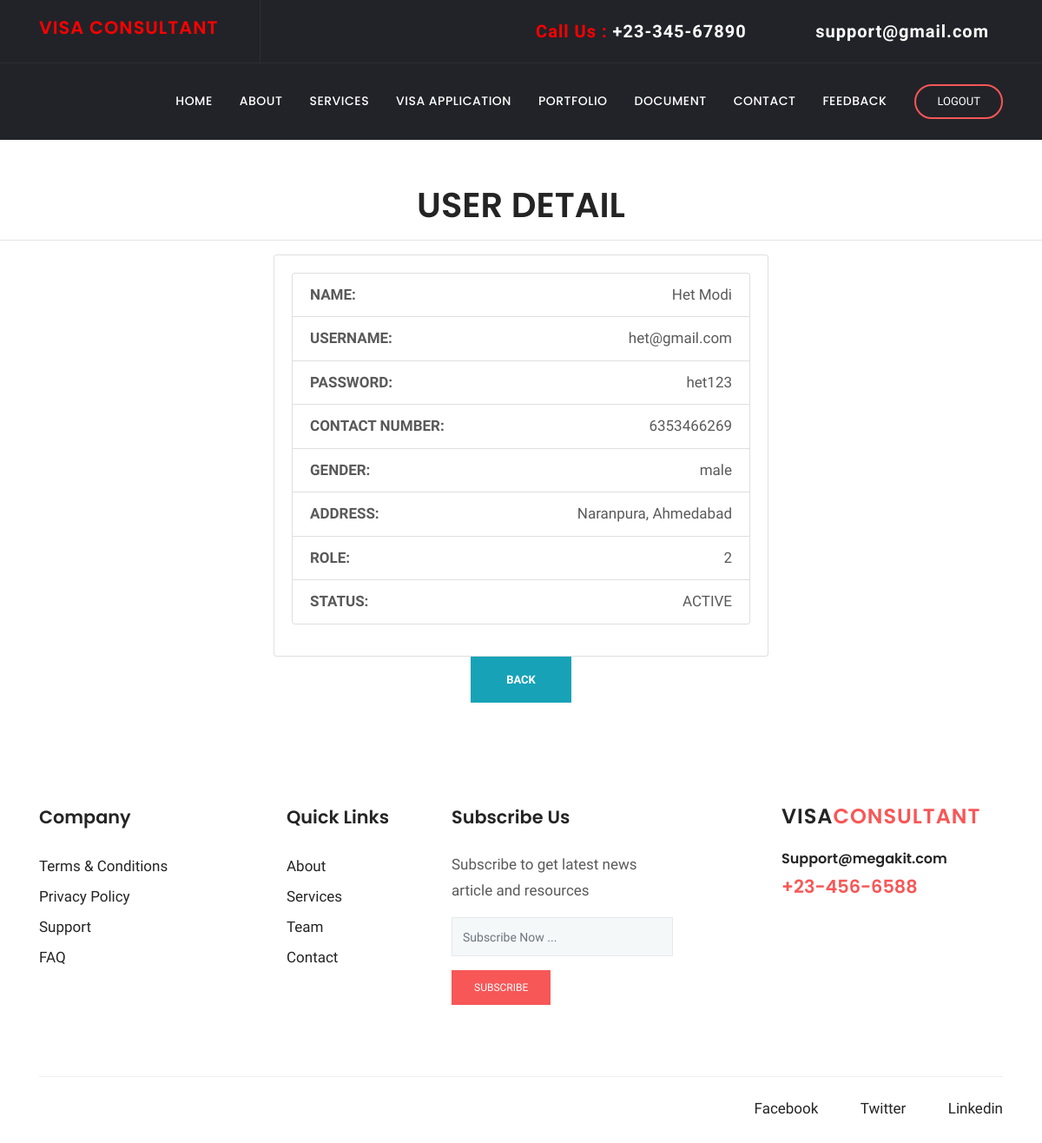
The page /client/detail/1 on the database its author committed.
### client/models.py (models this page shows, shortened)
class user(models.Model):
    EMAIL_ID=models.CharField(max_length=25, null=True, blank=True)
    PHONE_NO=models.IntegerField(null=True, blank=True)
    PASSWORD=models.CharField(max_length=25, null=True, blank=True)
    NAME=models.CharField(max_length=25, null=True, blank=True)
    choice1=(
        ('male','male'),
        ('female','female'),
        ('other','other')
    )
    GENDER=models.CharField(max_length=25,choices=choice1, null=True, blank=True)
    ADDRESS=models.TextField(max_length=25, null=True, blank=True)
    ROLE=models.IntegerField(null=True, blank=True)
    choice2=(
        ('ACTIVE','ACTIVE'),
        ('INACTIVE','INACTIVE')
    )
    STATUS=models.CharField(max_length=25,choices=choice2, null=True, blank=True)

### client/views.py (the view)
# urls.py: path("detail/<int:pk>", DetailUserView.as_view(), name="user-detail"),
class DetailUserView(DetailView):
    model = user
    fields = '__all__'
    success_url = '/client/view'

### client/templates/client/user_detail.html (shortened to what this page needs)
{% load static %}
{% block css %}
      <link rel="stylesheet" href="{% static 'plugins/bootstrap/css/bootstrap.min.css' %}">
      <link rel="stylesheet" href="{% static 'plugins/themify/css/themify-icons.css' %}">
      <link rel="stylesheet" href="{% static 'plugins/fontawesome/css/all.css' %}">
      <link rel="stylesheet" href="{% static 'plugins/magnific-popup/dist/magnific-popup.css' %}">
      <link rel="stylesheet" href="{% static 'plugins/slick-carousel/slick/slick.css' %}">
      <link rel="stylesheet" href="{% static 'plugins/slick-carousel/slick/slick-theme.css' %}">
      <link rel="stylesheet" href="{% static 'css/style.css' %}">
{% endblock %}
{% block body %}
<header class="navigation">
	<div class="header-top ">
		<div class="container">
			<div class="row justify-content-between align-items-center">
				<div class="col-lg-3 col-md-3">
					<div class="header-top-socials text-left text-lg-left text-md-left">
                        <div>
                          <a class="navbar-brand" href="{% url 'index' %}">
                            <span>
                                <h4 STYLE="color: red">VISA CONSULTANT</h4>
                            </span>
                          </a>
                        </div>
					</div>
				</div>
				<div class="col-lg-8 col-md-8 text-center text-lg-right text-md-right">
					<div class="header-top-info">
						<a href="tel:+23-345-67890" class="navbar-brand" style="color: red">Call Us : <span>+23-345-67890</span></a>
						<a href="mailto:support@gmail.com" class="navbar-brand" style="color: red"><i class="fa fa-envelope mr-2"></i><span>support@gmail.com</span></a>
					</div>
				</div>
			</div>
		</div>
	</div>
	<nav class="navbar navbar-expand-lg  py-4" id="navbar">
		<div class="container">
		  <div class="collapse navbar-collapse text-center" id="navbarsExample09">
			<ul class="navbar-nav ml-auto">
			  <li class="nav-item active">
				<a class="nav-link" href="{% url 'index' %}">Home <span class="sr-only">(current)</span></a>
			  </li>
			  <li class="nav-item dropdown">
					<a class="nav-link dropdown-toggle" href="{% url 'about' %}" id="dropdown03" data-toggle="dropdown" aria-haspopup="true" aria-expanded="false">About</a>
			  </li>
			   <li class="nav-item dropdown">
					<a class="nav-link dropdown-toggle" href="{% url 'service_form' %}" id="dropdown05" data-toggle="dropdown" aria-haspopup="true" aria-expanded="false">Services</a>
			  </li>
			   <li class="nav-item dropdown">
					<a class="nav-link dropdown-toggle" href="{% url 'visa_form' %}" id="dropdown05" data-toggle="dropdown" aria-haspopup="true" aria-expanded="false">Visa Application</a>
			  </li>
			   <li class="nav-item"><a class="nav-link" href="{% url 'project' %}">Portfolio</a></li>
			   <li class="nav-item dropdown">
					<a class="nav-link dropdown-toggle" href="{% url 'document_form' %}" id="dropdown05" data-toggle="dropdown" aria-haspopup="true" aria-expanded="false">Document</a>
			  </li>
			   <li class="nav-item"><a class="nav-link" href="{% url 'contact_form' %}">Contact</a></li>
			   <li class="nav-item"><a class="nav-link" href="{% url 'feedback_form' %}">Feedback</a></li>
			</ul>
			<form class="form-lg-inline my-2 my-md-0 ml-lg-4 text-center">
			  <a href="{% url 'logout' %}" class="btn btn-solid-border btn-round-full">Logout</a>
			</form>
		  </div>
		</div>
	</nav>
</header>
    <h1 align="center"> USER DETAIL </h1>
    <hr/>
    <form method="post">
         <div align="center">
            <div class="col-md-6" align="left">
            <div class="card card-primary card-outline" class="col-md-4">
              <div class="card-body box-profile">
                <ul class="list-group list-group-unbordered mb-3" >
                    <li class="list-group-item">
                    <b> NAME: </b> <a class="float-right">{{ object.NAME }}</a>
                    </li>
                     <li class="list-group-item">
                     <b> USERNAME: </b> <a class="float-right">{{ object.EMAIL_ID }}</a>
                     </li>
                     <li class="list-group-item">
                     <b> PASSWORD: </b> <a class="float-right">{{ object.PASSWORD }}</a>
                     </li>
                     <li class="list-group-item">
                     <b> CONTACT NUMBER: </b> <a class="float-right">{{ object.PHONE_NO }}</a>
                     </li>
                     <li class="list-group-item">
                     <b> GENDER: </b> <a class="float-right">{{ object.GENDER }}</a>
                     </li>
                     <li class="list-group-item">
                     <b> ADDRESS: </b> <a class="float-right">{{ object.ADDRESS }}</a>
                     </li>
                     <li class="list-group-item">
                     <b> ROLE: </b> <a class="float-right">{{ object.ROLE }}</a>
                     </li>
                     <li class="list-group-item">
                     <b> STATUS: </b> <a class="float-right">{{ object.STATUS }}</a>
                     </li>
                </ul>
              </div>
            </div>
    </div>
             <div align="center">
                 <a href="{% url 'user-view' %}" class="btn btn-info"><b>Back</b></a>
            </div>
    </div>
    </form>
<footer class="footer section">
	<div class="container">
		<div class="row">
			<div class="col-lg-3 col-md-6 col-sm-6">
				<div class="widget">
					<h4 class="text-capitalize mb-4">Company</h4>
					<ul class="list-unstyled footer-menu lh-35">
						<li><a href="#">Terms & Conditions</a></li>
						<li><a href="#">Privacy Policy</a></li>
						<li><a href="#">Support</a></li>
						<li><a href="#">FAQ</a></li>
					</ul>
				</div>
			</div>
			<div class="col-lg-2 col-md-6 col-sm-6">
				<div class="widget">
					<h4 class="text-capitalize mb-4">Quick Links</h4>
					<ul class="list-unstyled footer-menu lh-35">
						<li><a href="{% url 'about' %}">About</a></li>
						<li><a href="{% url 'service_form' %}">Services</a></li>
						<li><a href="{% url 'about' %}">Team</a></li>
						<li><a href="{% url 'contact_form' %}">Contact</a></li>
					</ul>
				</div>
			</div>
			<div class="col-lg-3 col-md-6 col-sm-6">
				<div class="widget">
					<h4 class="text-capitalize mb-4">Subscribe Us</h4>
					<p>Subscribe to get latest news article and resources  </p>
					<form action="#" class="sub-form">
						<input type="text" class="form-control mb-3" placeholder="Subscribe Now ...">
						<a href="#" class="btn btn-main btn-small">subscribe</a>
					</form>
				</div>
			</div>
			<div class="col-lg-3 ml-auto col-sm-6">
				<div class="widget">
					<div class="logo mb-4">
						<h3>VISA<span>CONSULTANT</span></h3>
					</div>
					<h6><a href="tel:+23-345-67890" >Support@megakit.com</a></h6>
					<a href="mailto:support@gmail.com"><span class="text-color h4">+23-456-6588</span></a>
				</div>
			</div>
		</div>
		<div class="footer-btm pt-4">
			<div class="row">
				<div class="col-lg-6">
				</div>
				<div class="col-lg-6 text-left text-lg-right">
					<ul class="list-inline footer-socials">
						<li class="list-inline-item"><a href="https://www.facebook.com/saleducationsal/"><i class="ti-facebook mr-2"></i>Facebook</a></li>
						<li class="list-inline-item"><a href="https://mobile.twitter.com/salcampus"><i class="ti-twitter mr-2"></i>Twitter</a></li>
						<li class="list-inline-item"><a href="https://www.linkedin.com/school/sal-college-of-engineering-113-/"><i class="ti-linkedin mr-2 "></i>Linkedin</a></li>
					</ul>
				</div>
			</div>
		</div>
	</div>
</footer>
{% endblock %}

### client/static/css/style.css (style rules this page uses)
h1, .h1, h2, .h2, h3, .h3, h4, .h4, h5, .h5, h6, .h6 { font-family: "Poppins", sans-serif; font-weight: 600; color: #242424; }
h1, .h1 { font-size: 2.5rem; }
h3, .h3 { font-size: 1.5rem; }
h4, .h4 { font-size: 1.3rem; line-height: 30px; }
h6, .h6 { font-size: 1rem; }
p { line-height: 30px; }
input[type="email"], input[type="password"], input[type="text"], input[type="tel"] { box-shadow: none; height: 45px; outline: none; font-size: 14px; }
.form-control { box-shadow: none; border-radius: 0; }
.btn { display: inline-block; font-size: 14px; font-size: 0.8125rem; font-weight: 400; padding: 1rem 2.5rem; text-transform: uppercase; border-radius: 0; transition: all 0.2s ease; }
.btn-main, .btn-transparent, .btn-small { background: #f75757; color: #fff; transition: all 0.2s ease; }
.btn-solid-border { border: 2px solid #f75757; background: transparent; color: #242424; }
.btn-small { padding: 10px 25px; font-size: 12px; }
.btn-round-full { border-radius: 50px; }
.section { padding: 100px 0; }
.text-color { color: #f75757; }
a { color: #242424; text-decoration: none; }
#navbar { background: #222328; box-shadow: 0 1px 2px rgba(0, 0, 0, 0.05); }
#navbar li { padding-left: 15px; }
#navbar .nav-link { font-family: "Poppins", sans-serif; font-weight: 500; color: #fff; text-transform: uppercase; font-size: 14px; letter-spacing: .5px; transition: all .25s ease; }
#navbar .btn { padding: .5rem 1.5rem; color: #fff; }
.header-top { background: #222328; color: #919194; border-bottom: 1px solid rgba(255, 255, 255, 0.05); }
.header-top .header-top-socials { border-right: 1px solid rgba(255, 255, 255, 0.05); padding: 12px 0px; }
.header-top .header-top-socials a { color: #919194; margin-right: 15px; font-size: 16px; }
.header-top .header-top-info { color: #919194; font-size: 16px; }
.header-top .header-top-info a span { color: #fff; }
.header-top .header-top-info a { margin-left: 35px; color: #919194; }
.navbar-brand { color: #fff; font-weight: 600; letter-spacing: 1px; }
.navbar-brand span { color: #f75757; }
.dropdown-toggle::after { display: none; }
.widget { margin-bottom: 30px; padding-bottom: 35px; }
.footer { padding-bottom: 10px; }
.lh-35 { line-height: 35px; }
.logo { color: #242424; font-weight: 600; letter-spacing: 1px; }
.logo span { color: #f75757; }
.sub-form { position: relative; }
.sub-form .form-control { border: 1px solid rgba(0, 0, 0, 0.06); background: #f5f8f9; }
.footer-btm { border-top: 1px solid rgba(0, 0, 0, 0.06); }
.footer-socials li a { margin-left: 15px; }

### rows shown on the page
user: NAME "Het Modi", EMAIL_ID "het@gmail.com", PASSWORD "het123", PHONE_NO "6353466269", GENDER "male", ADDRESS "Naranpura, Ahmedabad", ROLE "2", STATUS "ACTIVE"
